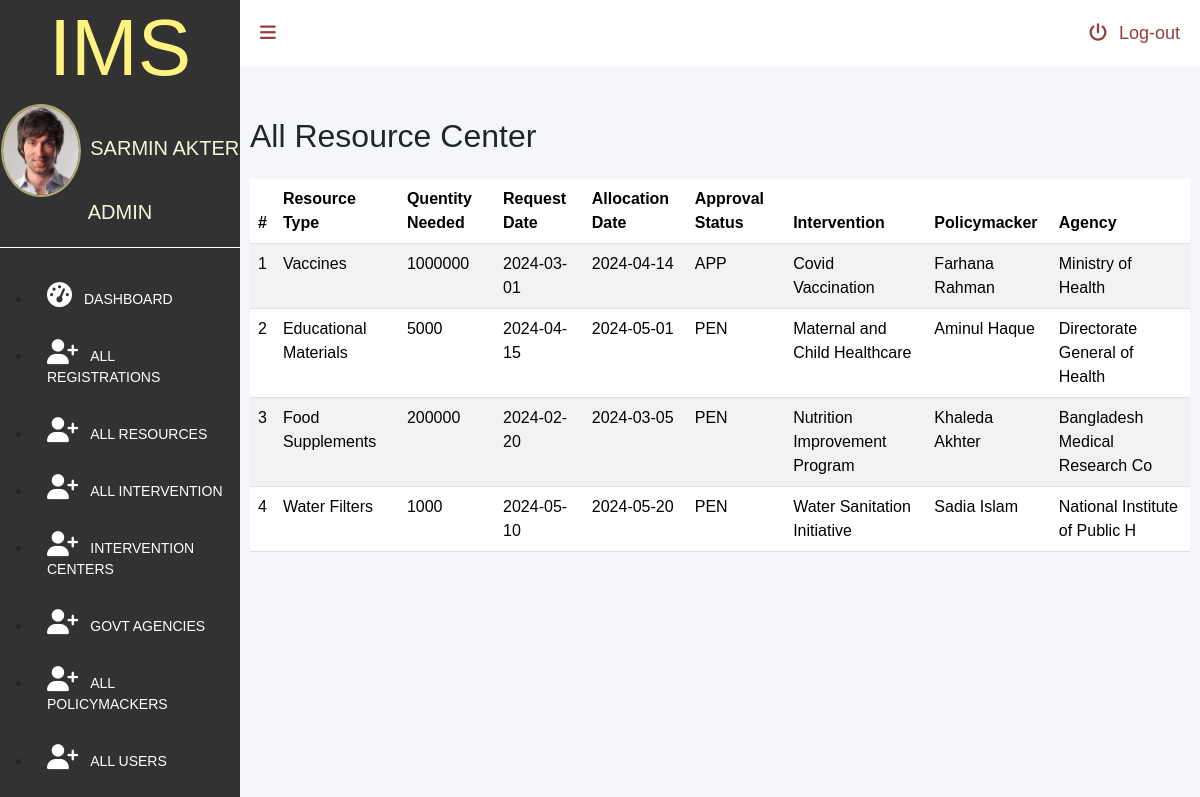
/admin/all-resources.php (signed in), run on an earlier commit of the app's database.
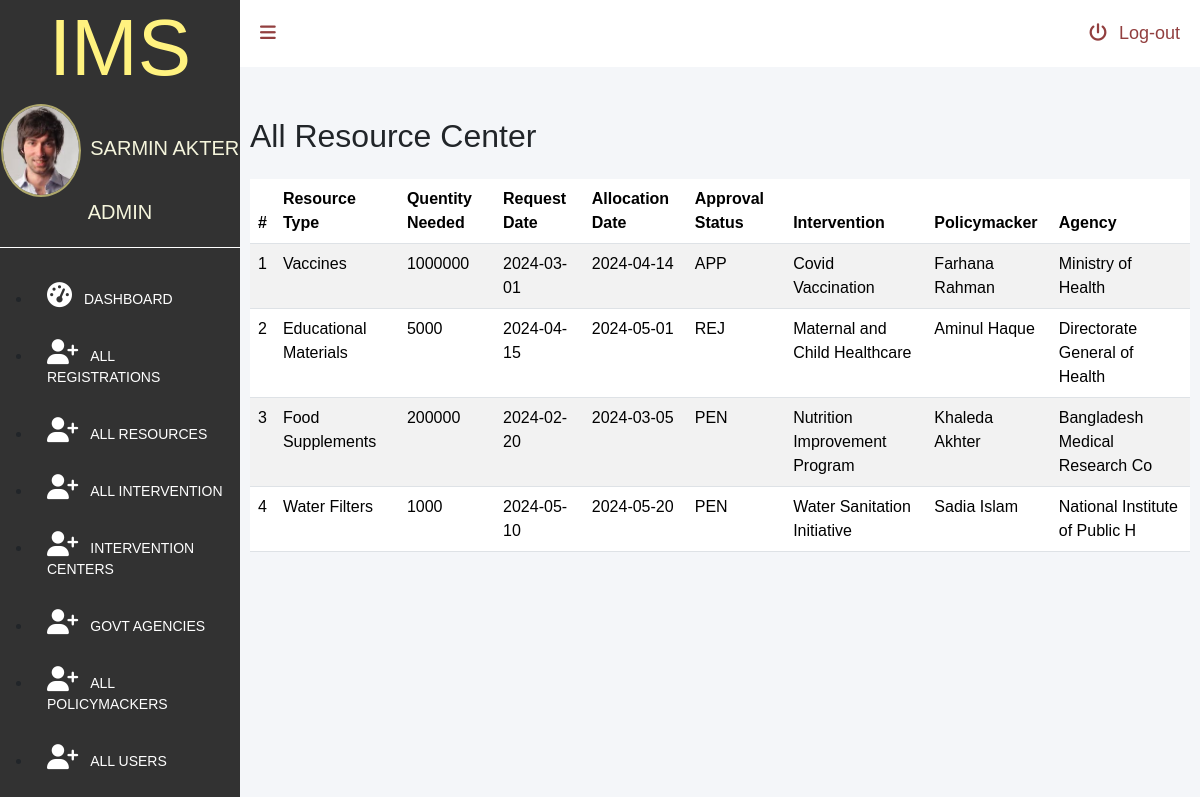
And on a later commit of the database.
### tables this page shows
CREATE TABLE `users`  (
  `userId` int(11) NOT NULL AUTO_INCREMENT,
  `name` varchar(255) NULL DEFAULT NULL,
  `username` varchar(255) NULL DEFAULT NULL,
  `role` varchar(255) NULL DEFAULT NULL,
  `password` varchar(255) NULL DEFAULT NULL,
  `email` varchar(255) NULL DEFAULT NULL,
  PRIMARY KEY (`userId`) USING BTREE
);

CREATE TABLE `resourceallocation_t`  (
  `resourceID` int(11) NOT NULL AUTO_INCREMENT,
  `resourceType` varchar(50) NULL DEFAULT NULL,
  `quantityNeeded` int(11) NULL DEFAULT NULL,
  `requestDate` date NULL DEFAULT NULL,
  `allocationDate` date NULL DEFAULT NULL,
  `approvalStatus` varchar(3) NULL DEFAULT NULL,
  `interventionID` char(5) NULL DEFAULT NULL,
  `policymakerID` char(5) NULL DEFAULT NULL,
  `agencyID` char(5) NULL DEFAULT NULL,
  PRIMARY KEY (`resourceID`) USING BTREE,
  INDEX `ResourceAllocation_FK1`(`interventionID`) USING BTREE,
  INDEX `ResourceAllocation_FK2`(`policymakerID`) USING BTREE,
  INDEX `ResourceAllocation_FK3`(`agencyID`) USING BTREE,
  CONSTRAINT `resourceallocation_t_ibfk_1` FOREIGN KEY (`interventionID`) REFERENCES `intervention_t` (`interventionID`) ON DELETE RESTRICT ON UPDATE RESTRICT,
  CONSTRAINT `resourceallocation_t_ibfk_2` FOREIGN KEY (`policymakerID`) REFERENCES `policymakers_t` (`policymakerID`) ON DELETE RESTRICT ON UPDATE RESTRICT,
  CONSTRAINT `resourceallocation_t_ibfk_3` FOREIGN KEY (`agencyID`) REFERENCES `governmentagencies_t` (`agencyID`) ON DELETE RESTRICT ON UPDATE RESTRICT
);

CREATE TABLE `intervention_t`  (
  `interventionID` char(5) NOT NULL,
  `interventionName` varchar(30) NULL DEFAULT NULL,
  `startDate` date NULL DEFAULT NULL,
  `endDate` date NULL DEFAULT NULL,
  `targetPopulation` int(11) NULL DEFAULT NULL,
  PRIMARY KEY (`interventionID`) USING BTREE
);

CREATE TABLE `policymakers_t`  (
  `policymakerID` char(5) NOT NULL,
  `policymakerName` varchar(255) NULL DEFAULT NULL,
  `policymakerEmail` varchar(25) NULL DEFAULT NULL,
  `policymakerContact` varchar(13) NULL DEFAULT NULL,
  `policymakerGroup` varchar(255) NULL DEFAULT NULL,
  `policymakerPassword` varchar(255) NULL DEFAULT NULL,
  `role` varchar(255) NULL DEFAULT NULL,
  PRIMARY KEY (`policymakerID`) USING BTREE
);

CREATE TABLE `governmentagencies_t`  (
  `agencyID` char(5) NOT NULL,
  `agencyName` varchar(30) NULL DEFAULT NULL,
  `agencyEmail` varchar(25) NULL DEFAULT NULL,
  `agencyContact` varchar(13) NULL DEFAULT NULL,
  `city` varchar(25) NULL DEFAULT NULL,
  `area` varchar(25) NULL DEFAULT NULL,
  `agencyGroup` varchar(255) NULL DEFAULT NULL,
  `role` varchar(255) NULL DEFAULT NULL,
  `password` varchar(255) NULL DEFAULT NULL,
  PRIMARY KEY (`agencyID`) USING BTREE
);

### admin/all-resources.php (the view, shortened to what this page needs)
<?php
  require_once '../lib/database.php';
 ?>
<!DOCTYPE html>
<html lang="en">
<head>
    <link href="https://cdn.jsdelivr.net/npm/bootstrap@5.3.3/dist/css/bootstrap.min.css" rel="stylesheet">
    <link rel="stylesheet" href="dashboard.css">
</head>
<body>
<div id="dashboardMainContainer">
    <?php include('partials/sidebar.php')?>
    <div class="dashboard_content_container" id="dashboard_content_container">
        <?php include('partials/topnav.php')?>
        <div class="dashboard_content">
            <div class="d-flex justify-content-between pb-3">
              <h2>All Resource Center</h2>
            </div>
            <table class="table table-striped">
              <thead>
                  <tr>
                      <th>#</th>
                      <th>Resource Type</th>
                      <th>Quentity Needed</th>
                      <th>Request Date</th>
                      <th>Allocation Date</th>
                      <th>Approval Status</th>
                      <th>Intervention</th>
                      <th>Policymacker</th>
                      <th>Agency</th>
                  </tr>
              </thead>
              <tbody>
                <?php
                  $sql = "SELECT
                          resourceallocation_t.*,
                          `intervention_t`.interventionName,
                          `policymakers_t`.policymakerName,
                          `governmentagencies_t`.agencyName
                        FROM
                          governmentagencies_t
                          INNER JOIN
                          resourceallocation_t
                          ON
                            `governmentagencies_t`.agencyID = `resourceallocation_t`.agencyID
                          INNER JOIN
                          intervention_t
                          ON
                            `intervention_t`.interventionID = `resourceallocation_t`.interventionID
                          INNER JOIN
                          policymakers_t
                          ON
                            `policymakers_t`.policymakerID = `resourceallocation_t`.policymakerID";
                  $result = $conn->query($sql);
                  if ($result->num_rows > 0) {
                    $i = 0;
                    while($row = $result->fetch_assoc()) {
                    $i++;
                    ?>
                    <tr>
                      <td><?php echo $i; ?></td>
                      <td><?=$row["resourceType"]; ?></td>
                      <td><?=$row["quantityNeeded"]; ?></td>
                      <td><?=$row["requestDate"]; ?></td>
                      <td><?=$row["allocationDate"]; ?></td>
                      <td><?=$row["approvalStatus"]; ?></td>
                      <td><?=$row["interventionName"]; ?></td>
                      <td><?=$row["policymakerName"]; ?></td>
                      <td><?=$row["agencyName"]; ?></td>
                    </tr>
                    <?php
                    }
                  } else {
                      echo "0 results";
                  }
                 ?>
              </tbody>
            </table>
        </div>
       </div>
    </div>
</body>
</html>

### admin/partials/sidebar.php (shortened to what this page needs)
<?php
require_once '../lib/database.php';
if(isset($_SESSION['userId'])) {
    $userId = $_SESSION['userId'];
    $ustmt = $conn->prepare("SELECT * FROM `users` WHERE userId = ?");
    $ustmt->bind_param("s", $userId);
    $ustmt->execute();
    $allUsersResult = $ustmt->get_result();
    $allUsers = $allUsersResult->fetch_all(MYSQLI_ASSOC)[0];
} else {
    header("Location: login.php");
    exit();
}
?>
<div class="dashboard_sidebar" id="dashboard_sidebar">
            <h3 class="dashboard_logo" id="dashboard_logo">IMS</h3>
             <div class="dashboard_sidebar_user" >
              <img src="userimage.jpg" alt="User image."  id="userimage">
              <?php
                    $userName = "";
                    $role = "";
                    if (isset($allUsers["name"])) {
                        $userName = $allUsers["name"];
                        $role = $allUsers["role"];
                    }elseif (isset($allPolicymakers["policymakerName"])) {
                       $userName =$allPolicymakers["policymakerName"];
                       $role =$allPolicymakers["role"];
                    }elseif (isset($allIntervention["centreName"])) {
                       $userName =$allIntervention["centreName"];
                       $role =$allIntervention["role"];
                    }elseif (isset($allAgencies["agencyName"])) {
                        $userName =$allAgencies["agencyName"];
                        $role = "Govt Agency";
                     }
                ?>
              <span>
                <?=$userName;?>
               </span>
               <span>
                   <?=$role;?>
               </span>
            </div>
            <div class="dashboard_sidebar_menus">
                <ul class="dashboard_menus_lists" >
                    <li >
                        <a href="./dashboard.php" ><i class="fa fa-dashboard"></i><span class="menuText">Dashboard</span></a>
                    </li>
                    <?php
                    if ((isset($allUsers['role']) && $allUsers['role'] == 'admin')) {
                    ?>
                    <li >
                        <a href="reg-users.php" ><i class="fa fa-user-plus"></i><span class="menuText">All Registrations</span></a>
                    </li>
                    <?php
                    }
                        if ((isset($allUsers['role']) && $allUsers['role'] == 'admin') || (isset($allIntervention['role']) && $allIntervention['role'] == 'intervention') || (isset($allPolicymakers['role']) && $allPolicymakers['role'] == 'policymaker') || (isset($allAgencies['role']) && $allAgencies['role'] == 'ageny')) {
                     ?>
                    <li>
                        <a href="all-resources.php" ><i class="fa fa-user-plus"></i><span class="menuText">All Resources</span></a>
                    </li>
                    <li>
                        <a href="all-intervention.php" ><i class="fa fa-user-plus"></i><span class="menuText">All Intervention</span></a>
                    </li>
                    <li>
                       <a href="intervention-centers.php" ><i class="fa fa-user-plus"></i><span class="menuText">Intervention Centers</span></a>
                    </li>
                    <li>
                       <a href="gov-agencies.php" ><i class="fa fa-user-plus"></i><span class="menuText">Govt Agencies</span></a>
                    </li>
                    <?php
                    }
                        if ((isset($allUsers['role']) && $allUsers['role'] == 'admin') || (isset($allPolicymakers['role']) && $allPolicymakers['role'] == 'policymaker')) {
                     ?>
                    <li>
                        <a href="policymacker.php" ><i class="fa fa-user-plus"></i><span class="menuText">All Policymackers</span></a>
                    </li>
                    <?php
                    }
                        if ((isset($allUsers['role']) && $allUsers['role'] == 'admin')) {
                     ?>
                     <li>
                         <a href="all-users.php" ><i class="fa fa-user-plus"></i><span class="menuText">All Users</span></a>
                    </li>
                    <?php } ?>
                </ul>
            </div>
        </div>

### admin/partials/topnav.php
<div class="dashboard_topNav">
    <a href="" id="toggleBtn"><i class="fa fa-navicon" ></i></a>
    <a href="logout.php" id="logoutBtn" ><i class="fa fa-power-off" ></i>Log-out</a>
</div>

### admin/dashboard.css (style rules this page uses)
* { font-family: 'Poppins', sans-serif; margin:0; padding:0; box-sizing: border-box; outline: none; text-decoration: none; }
#dashboardMainContainer { display: flex; flex-direction: row; }
div.dashboard_sidebar { width:20%; background: #323232; height:150vh ; }
div.dashboard_content_container { width:80%; background: #f4f6f9; }
h3.dashboard_logo { color: #fff27f; font-size: 80px; text-align: center; }
div.dashboard_sidebar_user { text-align:center; position: relative; padding-bottom:20px ; border-bottom: 1px solid #fff }
div.dashboard_sidebar_user img { width:80px; display: inline-block; border-radius: 50%; border:2px solid #aea76b; margin-right: 5px; vertical-align: middle; }
div.dashboard_sidebar_user span { top: 20%; font-size: 20px; text-transform:uppercase; color:beige; display: inline-block; }
ul.dashboard_menus_lists { margin-top: 20px; }
ul.dashboard_menus_lists li { padding: 15px 15px; text-transform: uppercase; }
ul.dashboard_menus_lists li a { text-decoration: none; color: #fff; font-size: 14px; display: block; }
ul.dashboard_menus_lists li a i { font-size: 25px; }
div.dashboard_topNav { background: #fff ; padding: 20px ; }
div.dashboard_topNav a { color: #923f3f; font-size:18px; text-decoration: none; }
a#logoutBtn { float: right; }
.fa { padding-right: 12px; }
div.dashboard_content { padding: 50px 10px 10px 10px; }

What changed in the data, as far as the page shows it:
changed resourceallocation_t "Educational Materials": approvalStatus "PEN" → "REJ"
